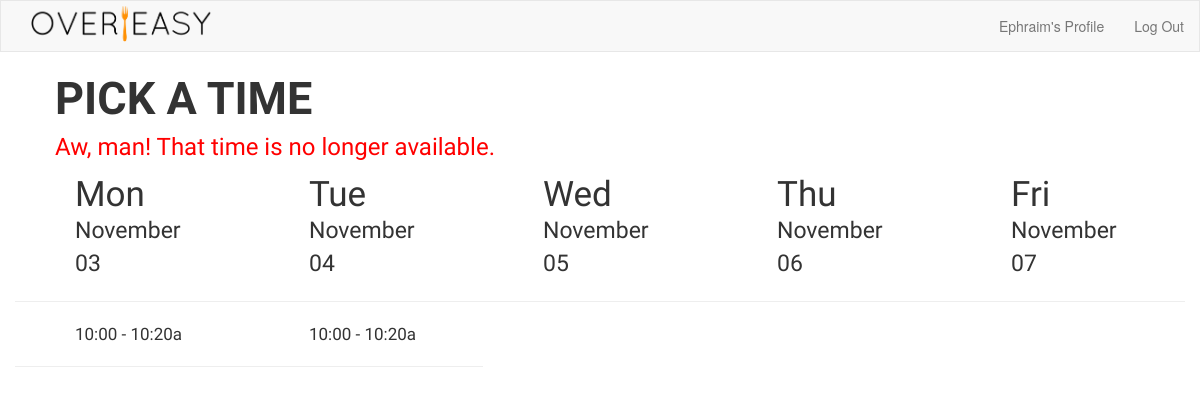
The app's page /cal/entry_not_avail/ (signed in) with its own data.
### cal/models.py (models this page shows, shortened)
class Entry(models.Model):
	time = models.TimeField()
	date = models.DateField()
	original_capacity = models.IntegerField(default=2)
	available = models.IntegerField(default=2)
	demand = models.IntegerField(default=0)
	restaurant = models.ForeignKey(Restaurant)
	length = models.IntegerField(default=20)
	shutoff_hour = models.IntegerField(default=2)
	shutoff_min = models.IntegerField(default=0)
	def end_time(self):
		dt = datetime.combine(self.date, self.time)
		td = timedelta(minutes=self.length)
		end = dt + td
		return end
	def get_start_time_string(self):
		return self.time.strftime("%I:%M")
	def get_end_time_string(self):
		end =  self.end_time()
		return end.strftime("%I:%M")
	'''
	def get_orders_for_entry(self):
		orders = []

		for o in Orders.objects.all():
			if (o.entry.id == self.id):
				orders.append(o)

		return orders
	'''
	def open(self):
		today = datetime.today()
		today_date = today.date()
		today_time = today.time()
		shutoff_time = time(self.shutoff_hour,self.shutoff_min)
		entry_shutoff_time = datetime.combine(self.date, shutoff_time)
		dt = datetime.combine(today_date, today_time)
		if dt < entry_shutoff_time:
			return True
		return False

### cal/views.py (the view)
@login_required
def render_second_look_calendar(request):
	context = RequestContext(request)
	user = request.user
	profile = users.views.return_associated_profile_type(user)
	if profile == None:
		return HttpResponse("Unfortunately, we are not currently" +
			" serving in your area.")
	today = datetime.today().date()
	week = today.isocalendar()[1]
	weekday = today.isocalendar()[2]
	mon = today - timedelta(days=weekday-1)
	if (weekday == 6) or (weekday == 7):
		week = week + 1
		mon = mon + timedelta(days=7)
	m, t, w, th, f, s, su = [], [], [], [], [], [], []
	day_list = []
	for i in range(0, 5):
		day = mon + timedelta(days=i)
		formatted_weekday = day.strftime("%a")
		formatted_day = day.strftime("%B %d")
		day_list.append((formatted_weekday, formatted_day))
		if i == 0:
			m = Entry.objects.filter(date=day)
		if i == 1:
			t = Entry.objects.filter(date=day)
		if i == 2:
			w = Entry.objects.filter(date=day)
		if i == 3:
			th = Entry.objects.filter(date=day)
		if i == 4:
			f = Entry.objects.filter(date=day)
		if i == 5:
			s = Entry.objects.filter(date=day)
		if i == 6:
			su = Entry.objects.filter(date=day)
	m = sort_list_by_time(m)
	t = sort_list_by_time(t)
	w = sort_list_by_time(w)
	th = sort_list_by_time(th)
	f = sort_list_by_time(f)
	s = sort_list_by_time(s)
	su = sort_list_by_time(su)
	days = [m, t, w, th, f]
	message = "Aw, man! That time is no longer available."
	return render_to_response(
		'calendar.html',
		{
		'message':message,
		'days':days,
		'day_list':day_list,
		'today':today,
		'user':user,
		},
		context)

### cal/views.py (called while the page is built)
def sort_list_by_time(times):
	sorted_times = []
	for t in times:
		formatted = t.time.strftime("%I:%M")
		sorted_times.append(formatted)
	sorted_times = sorted(sorted_times)
	original_entries = []
	for k in sorted_times:
		for t in times:
			if k == t.time.strftime("%I:%M"):
				original_entries.append(t)
	return original_entries

### users/views.py (called while the page is built)
def return_associated_profile_type(user):
	'''
	Input: a User object
	Output:	1 if this is a UserProfile
			2 if this is a DriverProfile
			3 if this is a StaffProfile
			0 if it is not any type of profile
	'''
	for up in UserProfile.objects.all():
		if up.user == user:
			return up
	for dp in DriverProfile.objects.all():
		if dp.user == user:
			return dp
	for sp in StaffProfile.objects.all():
		if sp.user == user:
			return sp
	return None

### cal/templates/calendar.html
{% extends 'cal_base.html' %}
{% block content %}
<div id="cal_wrap_wrap">
<div id="calendar_wrapper">
	<div id="calendar-header">
		<h2><b>PICK A TIME</b></h2>
		<div id="alert">
		<h3>{{ message }}</h3>
		</div>
	</div>
	<table cellspacing="8" cellpadding="8">
		<tr>
			{% for day in day_list %}
			<td>
				<div class="cal_box">
					<div class="cal_box_weekday">{{ day.0 }}</div>
					<div class="cal_box_date">{{ day.1 }}</div>
				</div>
				<hr>
			</td>
			{% endfor %}
		</tr>
		<tr>
			{% for day in days %}
			<td>
				{% for deliv in day %}
					{% if deliv.open and deliv.orders_still_open %}
					<div class="cal_box">
					<a href="/cal/{{ deliv.id }}">{{ deliv.get_start_time_string }} - {{ deliv.get_end_time_string }}a</a>
					</form>
					</div>
					{% else %}
					<div class="cal_box_taken">
						{{ deliv.get_start_time_string }} - {{ deliv.get_end_time_string }}a
					</div>
					{% endif %}
				<hr>
				{% endfor %}
			</td>
			{% endfor %}
	</table>
</div>
</div>
{% endblock %}

### cal/templates/head.html
{% load staticfiles %}
<link rel="stylesheet" type="text/css" href="{% static 'css/bootstrap.css' %}"/>
<link rel="stylesheet" type="text/css" href="{% static 'css/overeasy.css' %}"/>
<div id="upper_nav">
  <nav class="navbar navbar-default" role="navigation">
    <div class="collapse navbar-collapse" id="bs-example-navbar-collapse-1">
      <a class="navbar-brand" href="/"><div class="imagewrapper2"><img src="{% static "img/logo.png" %}" alt="dormserv" width="180px" style="margin-top:-10px;"/></div></a>
    <ul class="nav navbar-nav navbar-right">
      <li><a href="/profile/" style:"font-family: 'Abel', sans-serif;">{{ user.first_name }}'s Profile</a></li>
      <li><a href="/users/logout/" style="margin-right:-5%;">Log Out</a></li>
    </ul>
    </div>
  </nav
</div>

### dormserv/static/css/overeasy.css (style rules this page uses)
* { -webkit-border-radius: 0 !important; -moz-border-radius: 0 !important; border-radius: 0 !important; }
body { -webkit-background-size: cover; -moz-background-size: cover; -o-background-size: cover; background-size: cover; }
#calendar-header { font-family: 'Abel', sans-serif; font-size: 45px; margin-top: -18px; margin-left: 40px; }
#calendar-header h2 { font-size: 45px; }
.cal_box { font-family: 'Abel', sans-serif; font-size: 17px; padding-left: 60px; padding-right: 60px; border: 1px; }
.cal_box_taken { font-family: 'Abel', sans-serif; font-size: 17px; margin-left: 60px; margin-right: 60px; border: 1px; }
.cal_box_weekday { font-size: 35px; }
.cal_box_date { margin-top: -5px; font-size: 23px; }
#alert { margin-top: -10px; color: #FF0000; }

### records on screen
Entry: get_start_time_string "10:00", get_end_time_string "10:20"
Entry: get_start_time_string "10:00", get_end_time_string "10:20"

### other values on screen
{{ user.first_name }} "Ephraim"
{{ message }} "Aw, man! That time is no longer available."
{{ day.0 }} "Mon" "Tue" "Wed" "Thu" "Fri"
{{ day.1 }} "November 03" "November 04" "November 05" "November 06" "November 07"
